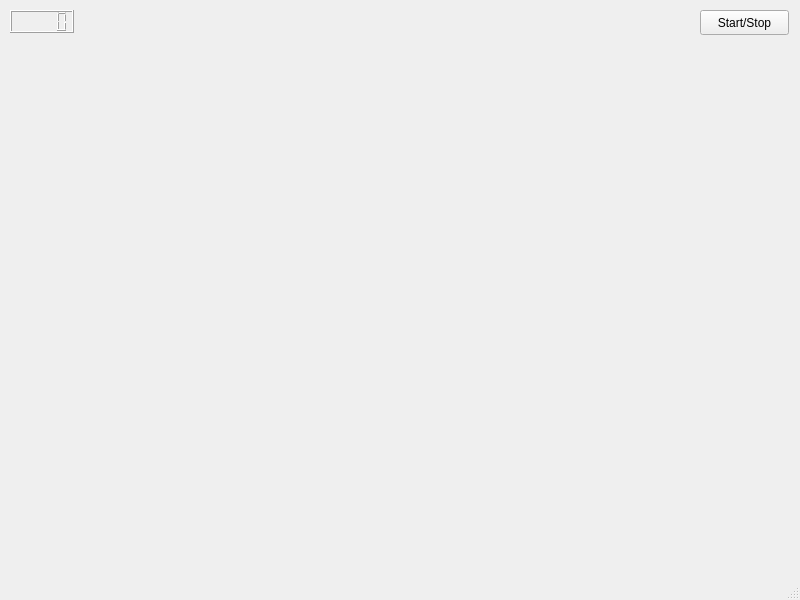
<?xml version="1.0" encoding="UTF-8"?>
<ui version="4.0">
 <class>MainWindow</class>
 <widget class="QMainWindow" name="MainWindow">
  <property name="geometry">
   <rect>
    <x>0</x>
    <y>0</y>
    <width>800</width>
    <height>600</height>
   </rect>
  </property>
  <property name="windowTitle">
   <string>MainWindow</string>
  </property>
  <widget class="QWidget" name="centralwidget">
   <widget class="QLCDNumber" name="lcdNumber">
    <property name="geometry">
     <rect>
      <x>10</x>
      <y>10</y>
      <width>64</width>
      <height>23</height>
     </rect>
    </property>
   </widget>
   <widget class="QPushButton" name="pushButton">
    <property name="geometry">
     <rect>
      <x>700</x>
      <y>10</y>
      <width>89</width>
      <height>25</height>
     </rect>
    </property>
    <property name="text">
     <string>Start/Stop</string>
    </property>
   </widget>
  </widget>
  <widget class="QMenuBar" name="menubar">
   <property name="geometry">
    <rect>
     <x>0</x>
     <y>0</y>
     <width>800</width>
     <height>22</height>
    </rect>
   </property>
  </widget>
  <widget class="QStatusBar" name="statusbar"/>
 </widget>
 <resources/>
 <connections/>
</ui>
